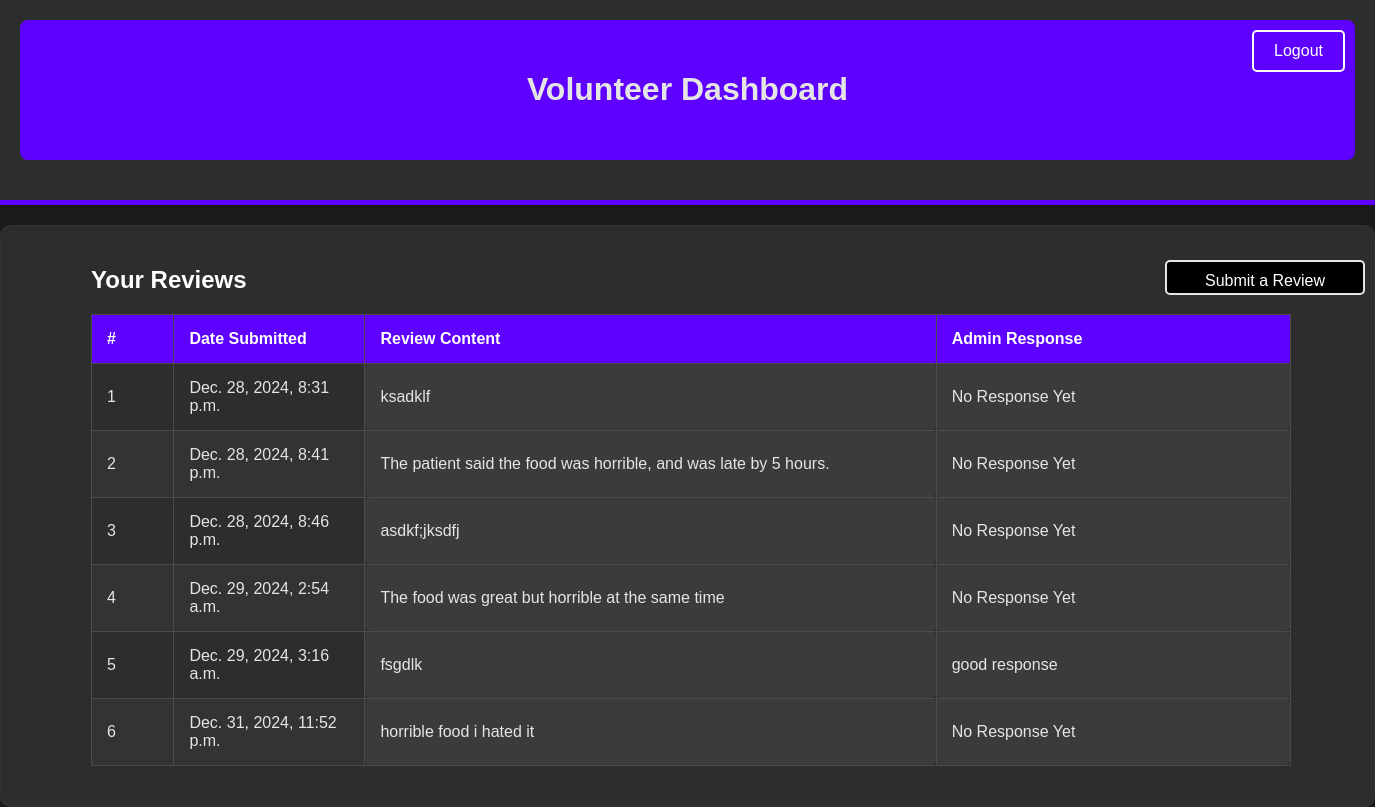
Page /reviews/volunteer_page (signed in) on the earlier database version.
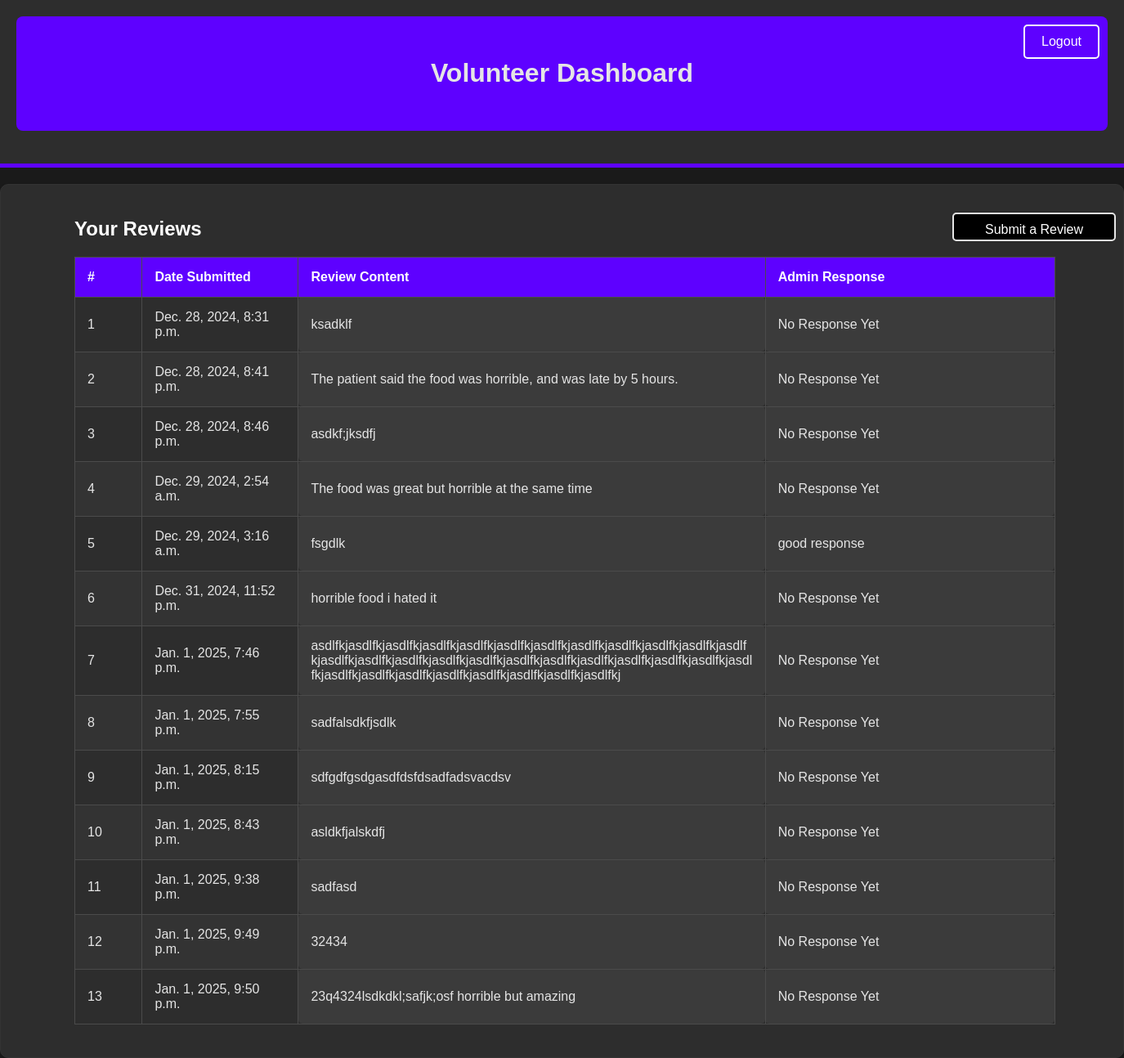
Same page on the later database version.
### reviews/models.py (models this page shows, shortened)
class Review(models.Model):
    Rating = models.IntegerField( validators = [MinValueValidator(1), MaxValueValidator(10)],help_text="(1-10)",null=True,editable = True)
    Volunteer = models.ForeignKey(User, on_delete=models.CASCADE, related_name='reviews',editable = True)  # one to many relationship: one user can make many reviews
    Department = models.CharField(max_length = 50,editable = True)
    Review_Content = models.TextField(editable = True)  # Store the review content (text)
    Date_Submitted = models.DateTimeField(auto_now_add=True,editable = True)  # Automatically set the current date/time when the review is created
    Sentiment = models.TextField(editable = False)
    Volunteer_First_Name = models.CharField(max_length=50, editable=False, null=True, blank = True)
    Volunteer_Last_Name = models.CharField(max_length=50, editable=False, null=True, blank = True)
    Admin_Response = models.TextField(blank=True, null=True)  # New field
    class Meta:
        ordering = ['Date_Submitted','-Rating']
        permissions = [('can_create_review','Can create a review'),
                       ('can_edit_review,','Can edit a review'),
                        ('can_view_review','Can view reviews')]

### reviews/views.py (the view)
# urls.py: path('volunteer_page', views.volunteer_page, name='volunteer_page'),
@login_required
def volunteer_page(request):
    if request.method =='POST':
        form = ReviewForm(request.POST)
        print(form.errors)
        if form.is_valid():
            review = form.save(commit=False)
            review.Volunteer = request.user
            review.Volunteer_First_Name = request.user.first_name
            review.Volunteer_Last_Name = request.user.first_name
            review_content = form.cleaned_data['Review_Content']
            blob = TextBlob(review_content)
            polarity = blob.sentiment.polarity
            review.Sentiment = 'Positive' if polarity > 0 else 'Negative' if polarity < 0 else 'Neutral'
            review.save()
            user_reviews = Review.objects.filter(Volunteer=request.user)
            context = {
                'form': form,
                'user_reviews': user_reviews,
            }
            return redirect('volunteer_page') #redirect after submission
    else:
        form = ReviewForm()
    user_reviews = Review.objects.filter(Volunteer=request.user)
    admin_responses = Review.objects.filter(Volunteer=request.user).exclude(Admin_Response__isnull=True)
    context = {
        'form': form,
        'user_reviews': user_reviews,
        'admin_responses':admin_responses,
    }
    return render(request, 'volunteer/volunteer_home_page.html',context)

### reviews/templates/volunteer/volunteer_home_page.html (shortened to what this page needs)
<!DOCTYPE html>
<html lang="en">
<head>
</head>
<body>
    <div class="container">
        <header class="header">
            <div class="header-bg">
                <h1>Volunteer Dashboard</h1>
                <div class="button-container">
                    <a href="{% url 'logout' %}" class="btn logout-btn">Logout</a>
                    <button class="btn submit-btn" id="showFormBtn">Submit a Review</button>
                </div>
            </div>
        </header>
        <div class="reviews-container">
            <h2>Your Reviews</h2>
            <table class="reviews-table">
                <thead>
                    <tr>
                        <th>#</th>
                        <th>Date Submitted</th>
                        <th>Review Content</th>
                        <th>Admin Response</th>
                    </tr>
                </thead>
                <tbody>
                    {% for review in user_reviews %}
                        <tr>
                            <td>{{ forloop.counter }}</td>
                            <td>{{ review.Date_Submitted }}</td>
                            <td class="scrollable-content">{{ review.Review_Content }}</td>
                            <td class="scrollable-content">{% if review.Admin_Response %}{{ review.Admin_Response }}{% else %}No Response Yet{% endif %}</td>
                        </tr>
                    {% empty %}
                        <tr>
                            <td colspan="4">No reviews submitted yet.</td>
                        </tr>
                    {% endfor %}
                </tbody>
            </table>
        </div>
    </div>
</body>
</html>

### reviews/templates/volunteer/volunteer_home_page.html (style rules this page uses)
body { font-family: Arial, sans-serif; background-color: #1a1a1a; color: #e5e5e5; margin: 0px; padding: 0; overflow-x: hidden; }
header { background-color: #2d2d2d; padding: 20px; text-align: center; border-bottom: 5px solid #5e01ff; }
.button-container { margin-top: 20px; }
.btn { padding: 10px 20px; background-color: #a3f0b9; color: rgb(138, 116, 116); border: none; border-radius: 5px; text-decoration: none; font-size: 1rem; cursor: pointer; transition: all 0.3s ease; margin: 10px; }
.logout-btn { background-color: #5e01ff; color: rgb(255, 255, 255); position: absolute; top: 20px; right: 20px; }
.submit-btn { background-color: #000000; color: rgb(255, 255, 255); position: absolute; top: 250px; right: 10px; bottom: 975px; left: 1155px; width: 200px; height: 35px; }
.btn.logout-btn { border: 2px solid #fbfbfb; }
.btn.submit-btn { border: 2px solid #e5e5e5; }
.header-bg { background-color: #5e01ff; padding: 30px 0; margin-bottom: 20px; border-radius: 8px; }
.reviews-container { background-color: #2d2d2d; padding: 20px; border-radius: 10px; box-shadow: 0 4px 6px rgba(0, 0, 0, 0.1); border: 1px solid #333; margin-top: 20px; overflow-x: hidden; }
.reviews-container h2 { margin-top: 20px; margin-left: 70px; color: white; }
.reviews-table { width: 90%; margin-top: 15px; margin-bottom: 20px; margin-left: 70px; margin-right: 100px; border-collapse: collapse; table-layout: fixed; overflow-x: hidden; }
.reviews-table th, .reviews-table td { padding: 15px; text-align: left; border: 1px solid #4b4b4b; }
.reviews-table th:nth-child(1), .reviews-table td:nth-child(1) { width: 5%; }
.reviews-table th:nth-child(2), .reviews-table td:nth-child(2) { width: 15%; }
.reviews-table th:nth-child(3), .reviews-table td:nth-child(3) { width: 50%; }
.reviews-table th:nth-child(4), .reviews-table td:nth-child(4) { width: 30%; }
.reviews-table th { background-color: #5e01ff; color: white; }
.reviews-table tr:nth-child(even) { background-color: #333; }
.reviews-table tr:nth-child(odd) { background-color: #2d2d2d; }
.scrollable-content { max-height: 150px; overflow-y: auto; padding: 10px; border: 1px solid #444; border-radius: 5px; background-color: #3b3b3b; white-space: pre-wrap; word-wrap: break-word; }

Differences in the rows shown:
added Review: Date_Submitted "Jan. 1, 2025, 7:46 p.m.", Review_Content "asdlfkjasdlfkjasdlfkjasdlfkjasdlfkjasdlfkjasdlfkjasdlfkjasdlfkjasdlfkjasdlfkjasdlfkjasdlfkjasdlfkjasdlfkjasdlfkjasdlfkjasdlfkjasdlfkjasdlfkjasdlfkjasdlfkjasdlfkjasdlfkjasdlfkjasdlfkjasdlfkjasdlfkjasdlfkjasdlfkjasdlfkjasdlfkj", shows "No Response Yet"
added Review: Date_Submitted "Jan. 1, 2025, 7:55 p.m.", Review_Content "sadfalsdkfjsdlk", shows "No Response Yet"
added Review: Date_Submitted "Jan. 1, 2025, 8:15 p.m.", Review_Content "sdfgdfgsdgasdfdsfdsadfadsvacdsv", shows "No Response Yet"
added Review: Date_Submitted "Jan. 1, 2025, 8:43 p.m.", Review_Content "asldkfjalskdfj", shows "No Response Yet"
added Review: Date_Submitted "Jan. 1, 2025, 9:38 p.m.", Review_Content "sadfasd", shows "No Response Yet"
added Review: Date_Submitted "Jan. 1, 2025, 9:49 p.m.", Review_Content "32434", shows "No Response Yet"
added Review: Date_Submitted "Jan. 1, 2025, 9:50 p.m.", Review_Content "23q4324lsdkdkl;safjk;osf horrible but amazing", shows "No Response Yet"
